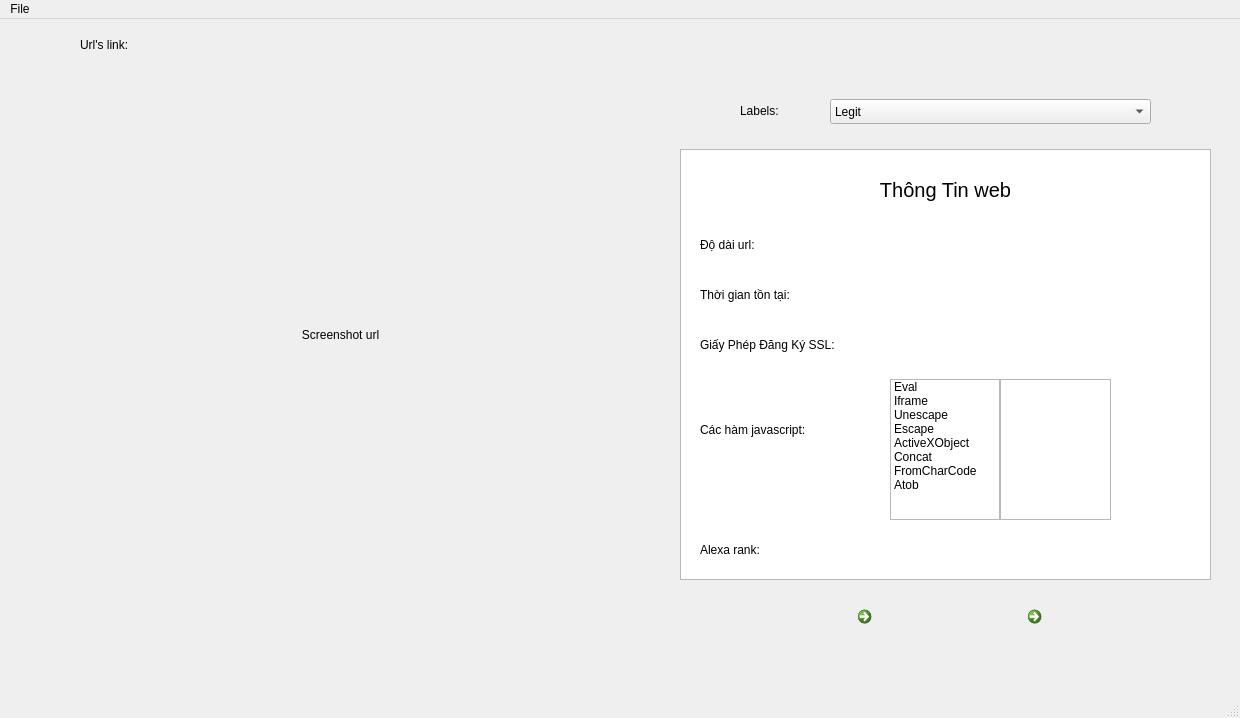
<?xml version="1.0" encoding="UTF-8"?>
<ui version="4.0">
 <class>MainWindow</class>
 <widget class="QMainWindow" name="MainWindow">
  <property name="geometry">
   <rect>
    <x>0</x>
    <y>0</y>
    <width>1240</width>
    <height>718</height>
   </rect>
  </property>
  <property name="sizePolicy">
   <sizepolicy hsizetype="Preferred" vsizetype="Preferred">
    <horstretch>0</horstretch>
    <verstretch>0</verstretch>
   </sizepolicy>
  </property>
  <property name="windowTitle">
   <string>MainWindow</string>
  </property>
  <widget class="QWidget" name="centralwidget">
   <widget class="QTextBrowser" name="textBrowser">
    <property name="geometry">
     <rect>
      <x>680</x>
      <y>130</y>
      <width>531</width>
      <height>431</height>
     </rect>
    </property>
    <property name="sizePolicy">
     <sizepolicy hsizetype="Preferred" vsizetype="Preferred">
      <horstretch>0</horstretch>
      <verstretch>0</verstretch>
     </sizepolicy>
    </property>
   </widget>
   <widget class="QLabel" name="label">
    <property name="geometry">
     <rect>
      <x>850</x>
      <y>150</y>
      <width>191</width>
      <height>41</height>
     </rect>
    </property>
    <property name="sizePolicy">
     <sizepolicy hsizetype="Preferred" vsizetype="Preferred">
      <horstretch>0</horstretch>
      <verstretch>0</verstretch>
     </sizepolicy>
    </property>
    <property name="font">
     <font>
      <pointsize>15</pointsize>
     </font>
    </property>
    <property name="text">
     <string>Thông Tin web</string>
    </property>
    <property name="alignment">
     <set>Qt::AlignCenter</set>
    </property>
   </widget>
   <widget class="QLabel" name="label_3">
    <property name="geometry">
     <rect>
      <x>700</x>
      <y>260</y>
      <width>121</width>
      <height>31</height>
     </rect>
    </property>
    <property name="sizePolicy">
     <sizepolicy hsizetype="Preferred" vsizetype="Preferred">
      <horstretch>0</horstretch>
      <verstretch>0</verstretch>
     </sizepolicy>
    </property>
    <property name="text">
     <string>Thời gian tồn tại: </string>
    </property>
   </widget>
   <widget class="QLabel" name="label_4">
    <property name="geometry">
     <rect>
      <x>700</x>
      <y>210</y>
      <width>81</width>
      <height>31</height>
     </rect>
    </property>
    <property name="sizePolicy">
     <sizepolicy hsizetype="Preferred" vsizetype="Preferred">
      <horstretch>0</horstretch>
      <verstretch>0</verstretch>
     </sizepolicy>
    </property>
    <property name="text">
     <string>Độ dài url: </string>
    </property>
   </widget>
   <widget class="QComboBox" name="comboBox">
    <property name="geometry">
     <rect>
      <x>830</x>
      <y>80</y>
      <width>321</width>
      <height>25</height>
     </rect>
    </property>
    <item>
     <property name="text">
      <string>Legit</string>
     </property>
    </item>
    <item>
     <property name="text">
      <string>suspicious</string>
     </property>
    </item>
    <item>
     <property name="text">
      <string>Scam</string>
     </property>
    </item>
   </widget>
   <widget class="QLabel" name="label_6">
    <property name="geometry">
     <rect>
      <x>740</x>
      <y>76</y>
      <width>71</width>
      <height>31</height>
     </rect>
    </property>
    <property name="text">
     <string>Labels:</string>
    </property>
   </widget>
   <widget class="QLabel" name="label_7">
    <property name="geometry">
     <rect>
      <x>50</x>
      <y>60</y>
      <width>581</width>
      <height>511</height>
     </rect>
    </property>
    <property name="text">
     <string>Screenshot url</string>
    </property>
    <property name="alignment">
     <set>Qt::AlignCenter</set>
    </property>
   </widget>
   <widget class="QLabel" name="label_8">
    <property name="geometry">
     <rect>
      <x>700</x>
      <y>310</y>
      <width>171</width>
      <height>31</height>
     </rect>
    </property>
    <property name="sizePolicy">
     <sizepolicy hsizetype="Preferred" vsizetype="Preferred">
      <horstretch>0</horstretch>
      <verstretch>0</verstretch>
     </sizepolicy>
    </property>
    <property name="text">
     <string>Giấy Phép Đăng Ký SSL: </string>
    </property>
   </widget>
   <widget class="QLabel" name="label_10">
    <property name="geometry">
     <rect>
      <x>80</x>
      <y>10</y>
      <width>71</width>
      <height>31</height>
     </rect>
    </property>
    <property name="text">
     <string>Url's link: </string>
    </property>
   </widget>
   <widget class="QListWidget" name="listWidget">
    <property name="geometry">
     <rect>
      <x>890</x>
      <y>360</y>
      <width>110</width>
      <height>141</height>
     </rect>
    </property>
    <item>
     <property name="text">
      <string>Eval</string>
     </property>
    </item>
    <item>
     <property name="text">
      <string>Iframe</string>
     </property>
    </item>
    <item>
     <property name="text">
      <string>Unescape</string>
     </property>
    </item>
    <item>
     <property name="text">
      <string>Escape</string>
     </property>
    </item>
    <item>
     <property name="text">
      <string>ActiveXObject</string>
     </property>
    </item>
    <item>
     <property name="text">
      <string>Concat</string>
     </property>
    </item>
    <item>
     <property name="text">
      <string>FromCharCode</string>
     </property>
    </item>
    <item>
     <property name="text">
      <string>Atob</string>
     </property>
    </item>
   </widget>
   <widget class="QListWidget" name="listWidget_2">
    <property name="geometry">
     <rect>
      <x>1000</x>
      <y>360</y>
      <width>111</width>
      <height>141</height>
     </rect>
    </property>
   </widget>
   <widget class="QLabel" name="label_2">
    <property name="geometry">
     <rect>
      <x>700</x>
      <y>390</y>
      <width>151</width>
      <height>41</height>
     </rect>
    </property>
    <property name="text">
     <string>Các hàm javascript: </string>
    </property>
   </widget>
   <widget class="QLabel" name="label_5">
    <property name="geometry">
     <rect>
      <x>890</x>
      <y>220</y>
      <width>67</width>
      <height>17</height>
     </rect>
    </property>
    <property name="text">
     <string/>
    </property>
   </widget>
   <widget class="QLabel" name="label_9">
    <property name="geometry">
     <rect>
      <x>890</x>
      <y>270</y>
      <width>111</width>
      <height>17</height>
     </rect>
    </property>
    <property name="text">
     <string/>
    </property>
   </widget>
   <widget class="QLabel" name="label_12">
    <property name="geometry">
     <rect>
      <x>890</x>
      <y>320</y>
      <width>271</width>
      <height>17</height>
     </rect>
    </property>
    <property name="text">
     <string/>
    </property>
    <property name="openExternalLinks">
     <bool>false</bool>
    </property>
   </widget>
   <widget class="QLabel" name="label_11">
    <property name="geometry">
     <rect>
      <x>150</x>
      <y>10</y>
      <width>1051</width>
      <height>31</height>
     </rect>
    </property>
    <property name="text">
     <string/>
    </property>
    <property name="wordWrap">
     <bool>true</bool>
    </property>
    <property name="openExternalLinks">
     <bool>true</bool>
    </property>
    <property name="textInteractionFlags">
     <set>Qt::LinksAccessibleByKeyboard|Qt::LinksAccessibleByMouse</set>
    </property>
   </widget>
   <widget class="QCommandLinkButton" name="commandLinkButton">
    <property name="geometry">
     <rect>
      <x>1020</x>
      <y>580</y>
      <width>71</width>
      <height>51</height>
     </rect>
    </property>
    <property name="focusPolicy">
     <enum>Qt::ClickFocus</enum>
    </property>
    <property name="layoutDirection">
     <enum>Qt::RightToLeft</enum>
    </property>
    <property name="text">
     <string/>
    </property>
    <property name="icon">
     <iconset resource="../icons/icon.qrc">
      <normaloff>:/right.png</normaloff>:/right.png</iconset>
    </property>
    <property name="iconSize">
     <size>
      <width>100</width>
      <height>30</height>
     </size>
    </property>
   </widget>
   <widget class="QCommandLinkButton" name="commandLinkButton_2">
    <property name="geometry">
     <rect>
      <x>850</x>
      <y>580</y>
      <width>71</width>
      <height>51</height>
     </rect>
    </property>
    <property name="focusPolicy">
     <enum>Qt::ClickFocus</enum>
    </property>
    <property name="layoutDirection">
     <enum>Qt::RightToLeft</enum>
    </property>
    <property name="text">
     <string/>
    </property>
    <property name="icon">
     <iconset resource="../icons/icon.qrc">
      <normaloff>:/left.png</normaloff>:/left.png</iconset>
    </property>
    <property name="iconSize">
     <size>
      <width>100</width>
      <height>30</height>
     </size>
    </property>
   </widget>
   <widget class="QLabel" name="label_13">
    <property name="geometry">
     <rect>
      <x>130</x>
      <y>590</y>
      <width>391</width>
      <height>20</height>
     </rect>
    </property>
    <property name="text">
     <string/>
    </property>
    <property name="alignment">
     <set>Qt::AlignCenter</set>
    </property>
   </widget>
   <widget class="QLabel" name="label_14">
    <property name="geometry">
     <rect>
      <x>700</x>
      <y>510</y>
      <width>151</width>
      <height>41</height>
     </rect>
    </property>
    <property name="text">
     <string>Alexa rank:</string>
    </property>
   </widget>
   <widget class="QLabel" name="label_15">
    <property name="geometry">
     <rect>
      <x>890</x>
      <y>520</y>
      <width>271</width>
      <height>17</height>
     </rect>
    </property>
    <property name="text">
     <string/>
    </property>
    <property name="openExternalLinks">
     <bool>false</bool>
    </property>
   </widget>
  </widget>
  <widget class="QStatusBar" name="statusbar"/>
  <widget class="QMenuBar" name="menubar">
   <property name="geometry">
    <rect>
     <x>0</x>
     <y>0</y>
     <width>1240</width>
     <height>22</height>
    </rect>
   </property>
   <widget class="QMenu" name="menuFile">
    <property name="title">
     <string>File</string>
    </property>
    <addaction name="actionOpen"/>
   </widget>
   <addaction name="menuFile"/>
  </widget>
  <action name="actionOpen">
   <property name="text">
    <string>Open</string>
   </property>
   <property name="toolTip">
    <string>Open</string>
   </property>
   <property name="shortcut">
    <string>Ctrl+O</string>
   </property>
  </action>
 </widget>
 <resources>
  <include location="../icons/icon.qrc"/>
 </resources>
 <connections/>
</ui>
